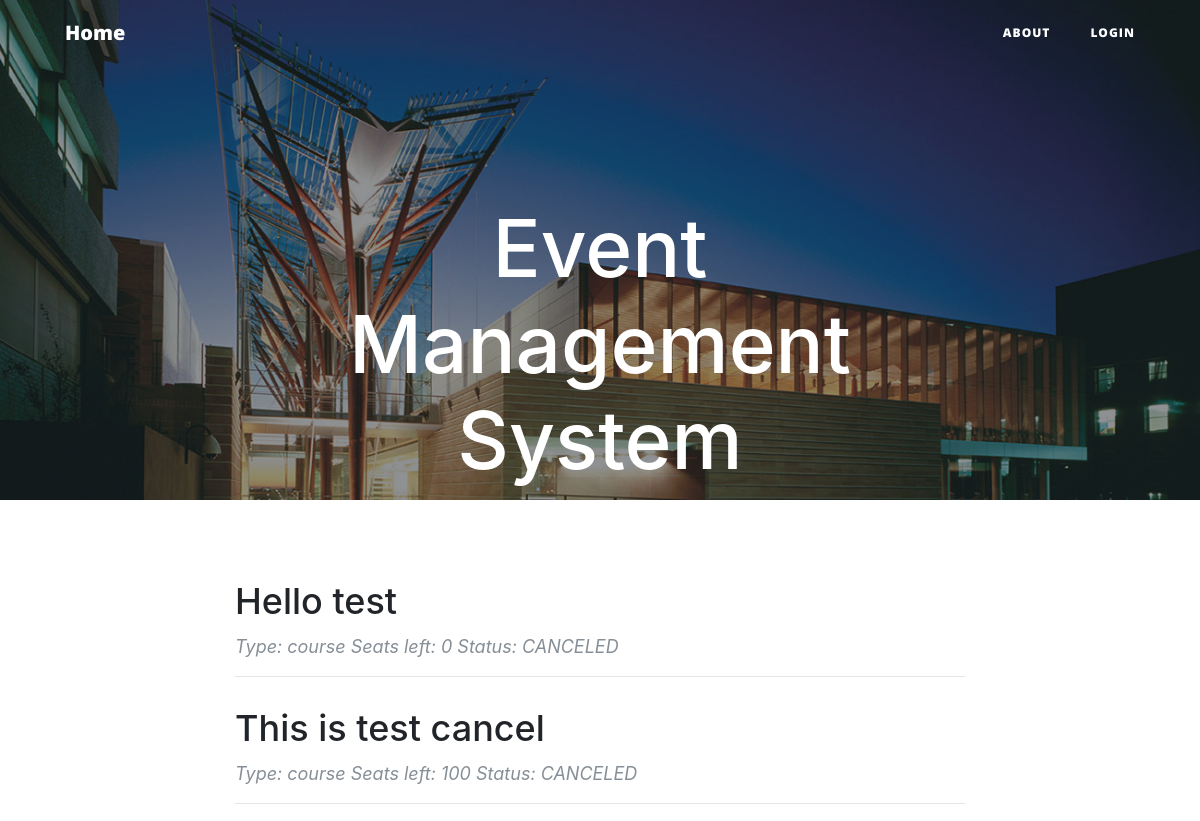
Before: / with the older database file.
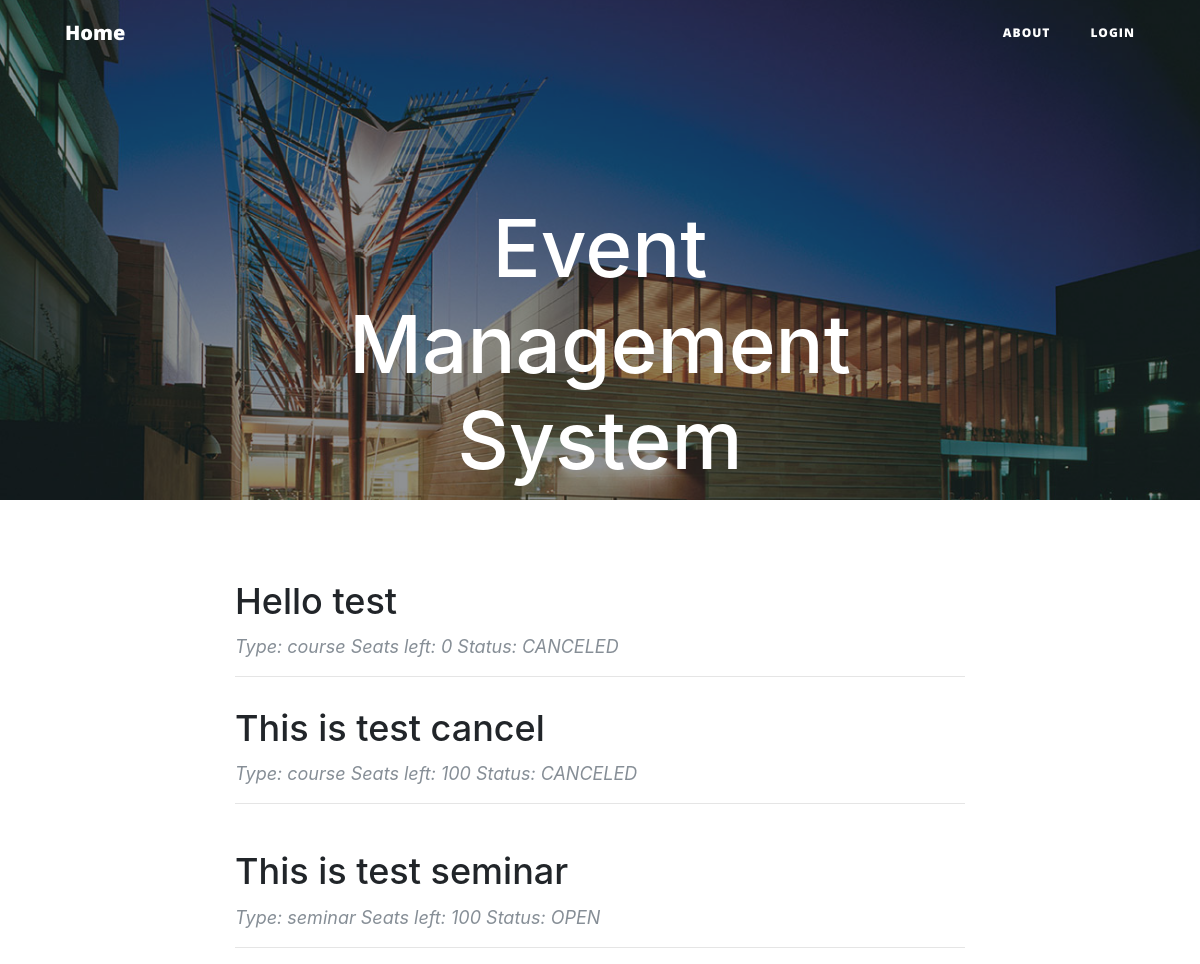
After: the same page with the newer database file.
### event.py (models this page shows, shortened)
class Event(db.Model):
    __tablename__ = 'events'
    event_id = db.Column(db.Integer, primary_key=True)
    title = db.Column(db.String(120))
    details = db.Column(db.UnicodeText)
    start = db.Column(db.String(80))
    end = db.Column(db.String(80))
    capacity = db.Column(db.Integer)
    status = db.Column(db.String(80))
    creater = db.Column(db.String(80))
    fee = db.Column(db.Integer)
    early_period = db.Column(db.Integer)
    users = db.relationship('User',secondary=event_realation,
                            backref=db.backref('event_users_all', lazy='dynamic'))

class Seminar(db.Model):
    __tablename__ = 'seminars'
    seminar_id = db.Column(db.Integer, primary_key=True)
    title = db.Column(db.String(120))
    details = db.Column(db.UnicodeText)
    start = db.Column(db.String(80))
    end = db.Column(db.String(80))
    capacity = db.Column(db.Integer)
    status = db.Column(db.String(80))
    creater = db.Column(db.String(80))
    users = db.relationship('User',secondary=seminar_realation,
                            backref=db.backref('seminar_users_all', lazy='dynamic'))
    sessions = db.relationship('Session',secondary=seminar_session,
                            backref=db.backref('session_all', lazy='dynamic'))

### route.py (the view)
@app.route('/')
def index():
    Eventsystem.check_statu()
    return render_template('index.html', events = Event.query.all(), seminars = Seminar.query.all())

### EventSystem.py (called while the page is built)
    @staticmethod
    def check_statu():
        now = datetime.now()
        for event in Event.query.all():
            end = datetime.strptime(event.end, "%d-%m-%Y")
            if end < now:
                event.status = 'CLOSED'
                db.session.add(event)
                db.session.commit()
        for seminar in Seminar.query.all():
            end = datetime.strptime(seminar.end, "%d-%m-%Y")
            if end < now:
                seminar.status = 'CLOSED'
                db.session.add(seminar)
                db.session.commit()
        for session in Session.query.all():
            end = datetime.strptime(session.end, "%d-%m-%Y")
            if end < now:
                session.status = 'CLOSED'
                db.session.add(session)
                db.session.commit()

### templates/index.html
{% extends 'base.html' %}
{% block body %}
<header class="masthead" style="background-image: url('{{ url_for('static',filename='asb-unsw-campus-53.jpg')}}'); width: auto; height:500px;">
    <div class="overlay"></div>
    <div class="container">
        <div class="row">
            <div class="col-lg-8 col-md-10 mx-auto">
                <div class="site-heading">
                    <h1>Event Management System</h1>
                </div>
            </div>
        </div>
    </div>
</header>
<div class="container">
    <div class="row">
        <div class="col-lg-8 col-md-10 mx-auto">
            {% for event in events %}
                <div class="post-preview">
                    <a href="{{ url_for('info', eventId = event.event_id) }}">
                        <h2 class="post-title">
                            {{event.title}}
                        </h2>
                    </a>
                    <p class="post-meta">Type: course Seats left: {{ event.capacity - event.events_all.count() }} Status: {{event.status}}</p>
                </div>
                <hr>
            {% endfor %}
        </div>
    </div>
</div>
<div class="container">
    <div class="row">
        <div class="col-lg-8 col-md-10 mx-auto">
            {% for seminar  in seminars %}
                <div class="post-preview">
                    <a href="{{ url_for('seminarinfo', seminarId = seminar.seminar_id) }}">
                        <h2 class="post-title">
                            {{seminar.title}}
                        </h2>
                    </a>
                    <p class="post-meta">Type: seminar Seats left: {{ seminar.capacity - seminar.seminars_all.count() }} Status: {{seminar.status}}</p>
                </div>
                <hr>
            {% endfor %}
        </div>
    </div>
</div>
{% endblock %}

### templates/base.html (shortened to what this page needs)
<!DOCTYPE html>
<html lang="en">
    <head>
        <link rel = stylesheet type="text/css" href="{{ url_for('static',filename = 'font-awesome.min.css')}}"/>
        <link rel = stylesheet type="text/css" href="{{ url_for('static',filename = 'clean-blog.min.css')}}"/>
        <link rel = stylesheet type="text/css" href="{{ url_for('static',filename = 'bootstrap.min.css')}}"/>
    </head>
    <body>
        <nav  class="navbar navbar-expand-lg navbar-light fixed-top" id="mainNav">
            <div class="container">
                <a class="navbar-brand" href="{{url_for('index')}}">Home</a>
                <div class="collapse navbar-collapse" id="navbarResponsive">
                    <ul class="navbar-nav ml-auto">
                        <li class="nav-item">
                            <a class="nav-link" href="{{ url_for('about') }}">About</a>
                        </li>
                        {% if current_user.is_anonymous %}
                        <li class="nav-item">
                                <a class="nav-link" href="{{ url_for('login') }}">Login</a>
                        </li>
                        {% else %}
                        <li class="nav-item">
                            <a class="nav-link" href="{{ url_for('logout') }}">Logout</a>
                        </li>
                        {% endif %}
                    </ul>
                </div>
            </div>
        </nav>
        {% block body %}{% endblock %}
    </body>
</html>

Changed rows visible on the page:
added Seminar: title "This is test seminar", seminar.capacity-seminar.seminars_all.count() "100", status "OPEN"
